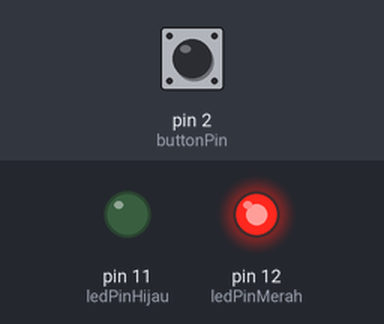
Bench run of a sketch on a simulated Arduino Uno, built with avr-gcc and run on an emulated ATmega328P. Parts: output pins drawn as LEDs (lit = HIGH). The inputs (shaded band) are chosen by the test bench; at power-on: pin 2 (buttonPin) HIGH.

Above: at 1.2 s.
1.3 s: pin 2 (buttonPin) pulled LOW for 0.15 s
Timing chart, 0 to 4.3 s (numbered marks = the images above; inputs shaded):
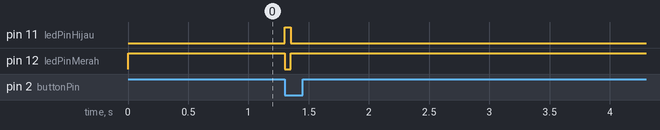

The sketch:

Kode_Responsi_Transjakarta.ino
```cpp
#include <Arduino.h>
#include <Servo.h>

Servo myservo;

const int buttonPin = 2;     //Pin tombol
const int servoPin = 9;      //Pin servo
const int ledPinMerah = 12;  //Pin Merah
const int ledPinHijau = 11;  //Pin Hijau

int pos = 0;                 //Sudut servo
bool lastButtonState = HIGH; //Kondisi akhir tidak ditekan

void setup() {
  pinMode(ledPinMerah, OUTPUT);
  pinMode(ledPinHijau, OUTPUT);
}

void loop() {
  bool currentButtonState = digitalRead(buttonPin);
  if (currentButtonState == LOW && lastButtonState == HIGH) {
    myservo.write(90);
    digitalWrite(ledPinHijau, HIGH);
    digitalWrite(ledPinMerah, LOW);
    delay(50);
  } else {
    myservo.write(0);
    digitalWrite(ledPinHijau, LOW);
    digitalWrite(ledPinMerah, HIGH);
    delay(50);
  }

  lastButtonState = currentButtonState;
}
```

Measured:
- after the input at 1.3 s, pin 11 (ledPinHijau): LOW → HIGH at once, → LOW 0.05 s later; pin 12 (ledPinMerah): HIGH → LOW at once, → HIGH 0.05 s later
